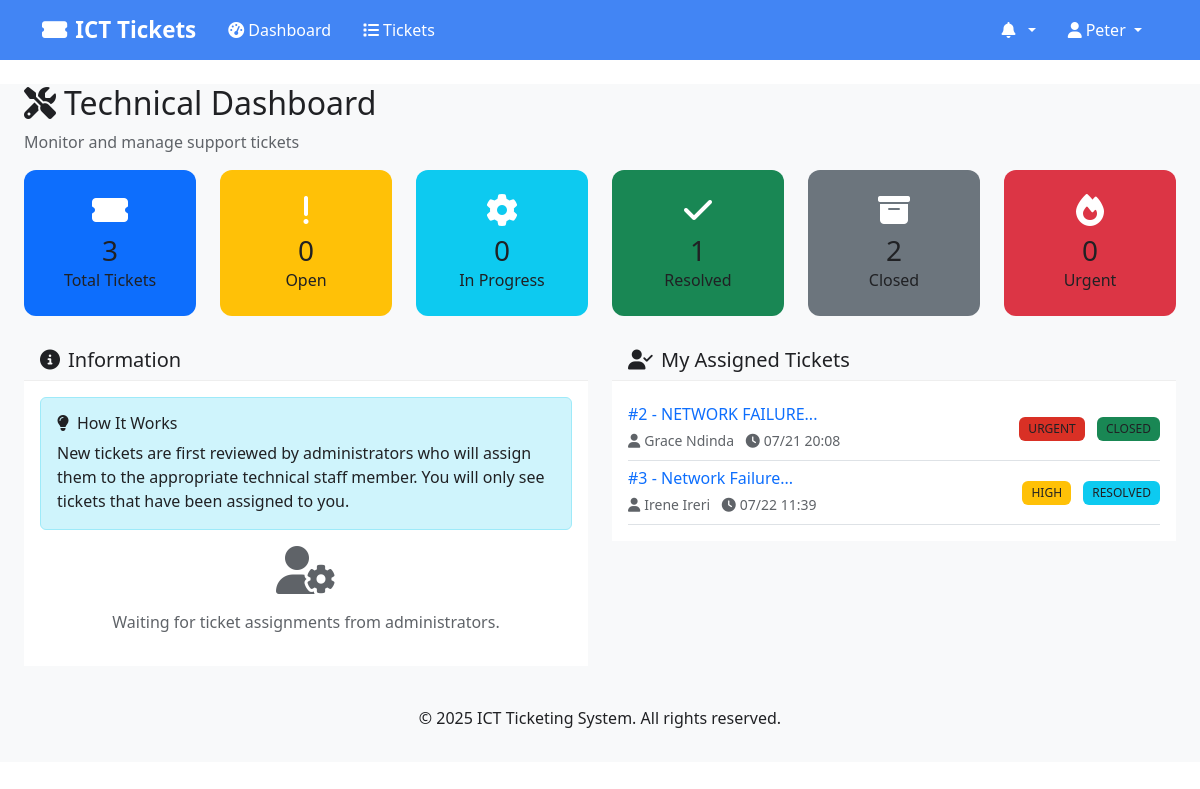
/dashboard (signed in), run on the app's committed database.
### models.py (models this page shows, shortened)
class User(UserMixin, db.Model):
    __tablename__ = 'users'
    id = db.Column(db.Integer, primary_key=True)
    username = db.Column(db.String(80), unique=True, nullable=False)
    email = db.Column(db.String(120), unique=True, nullable=False)
    phone = db.Column(db.String(20), nullable=True)
    password_hash = db.Column(db.String(256), nullable=False)
    first_name = db.Column(db.String(50), nullable=False)
    last_name = db.Column(db.String(50), nullable=False)
    role = db.Column(db.String(20), nullable=False)  # 'user', 'tech', 'admin'
    department_id = db.Column(db.Integer, db.ForeignKey('departments.id'), nullable=True)
    is_active = db.Column(db.Boolean, default=True)
    created_at = db.Column(db.DateTime, default=datetime.utcnow)
    updated_at = db.Column(db.DateTime, default=datetime.utcnow, onupdate=datetime.utcnow)
    department = db.relationship('Department', backref='users')
    created_tickets = db.relationship('Ticket', foreign_keys='Ticket.created_by_id', backref='creator')
    @property
    def full_name(self):
        return f"{self.first_name} {self.last_name}"

class Ticket(db.Model):
    __tablename__ = 'tickets'
    id = db.Column(db.Integer, primary_key=True)
    title = db.Column(db.String(200), nullable=False)
    description = db.Column(db.Text, nullable=False)
    priority = db.Column(db.String(10), nullable=False)  # 'URGENT', 'HIGH', 'MEDIUM', 'LOW'
    status = db.Column(db.String(20), default='OPEN')  # 'OPEN', 'IN_PROGRESS', 'RESOLVED', 'CLOSED'
    category = db.Column(db.String(50), nullable=True)
    location = db.Column(db.String(100), nullable=True)
    unit = db.Column(db.String(50), nullable=True)  # For SWA departments (USHR, LSHR)
    created_by_id = db.Column(db.Integer, db.ForeignKey('users.id'), nullable=False)
    assigned_to_ids = db.Column(db.Text, nullable=True)  # Store comma-separated IDs for multiple assignments
    created_at = db.Column(db.DateTime, default=datetime.utcnow)
    updated_at = db.Column(db.DateTime, default=datetime.utcnow, onupdate=datetime.utcnow)
    resolved_at = db.Column(db.DateTime, nullable=True)
    closed_at = db.Column(db.DateTime, nullable=True)
    due_date = db.Column(db.DateTime, nullable=True)
    comments = db.relationship('TicketComment', backref='ticket', cascade='all, delete-orphan')
    notifications = db.relationship('Notification', backref='ticket', cascade='all, delete-orphan')
    @property
    def priority_color(self):
        colors = {
            'URGENT': 'danger',
            'HIGH': 'warning',
            'MEDIUM': 'info',
            'LOW': 'success'
        }
        return colors.get(self.priority, 'secondary')
    @property
    def status_color(self):
        colors = {
            'OPEN': 'primary',
            'IN_PROGRESS': 'warning',
            'RESOLVED': 'info',
            'CLOSED': 'success'
        }
        return colors.get(self.status, 'secondary')

### routes.py (the view)
@app.route('/dashboard')
@login_required
def dashboard():
    stats = get_ticket_stats()
    if current_user.role == 'admin':
        recent_tickets = Ticket.query.order_by(Ticket.created_at.desc()).limit(5).all()
        unread_notifications = Notification.query.filter_by(user_id=current_user.id, is_read=False).count()
        return render_template('dashboard_admin.html',
                             stats=stats,
                             recent_tickets=recent_tickets,
                             unread_notifications=unread_notifications,
                             User=User, Ticket=Ticket, Department=Department)
    elif current_user.role == 'tech':
        my_tickets = []
        for ticket in Ticket.query.filter(Ticket.assigned_to_ids.isnot(None)).all():
            if str(current_user.id) in ticket.assigned_to_ids.split(','):
                my_tickets.append(ticket)
        unassigned_tickets = Ticket.query.filter_by(assigned_to_ids=None, status='OPEN').all()
        unread_notifications = Notification.query.filter_by(user_id=current_user.id, is_read=False).count()
        return render_template('dashboard_tech.html',
                             stats=stats,
                             my_tickets=my_tickets,
                             unassigned_tickets=unassigned_tickets,
                             unread_notifications=unread_notifications)
    else:
        my_tickets = Ticket.query.filter_by(created_by_id=current_user.id).all()
        unread_notifications = Notification.query.filter_by(user_id=current_user.id, is_read=False).count()
        return render_template('dashboard_user.html',
                             my_tickets=my_tickets,
                             unread_notifications=unread_notifications)

### templates/dashboard_tech.html (shortened to what this page needs)
{% extends "base.html" %}
{% block content %}
<div class="container-fluid">
    <div class="row">
        <div class="col-12">
            <h2><i class="fas fa-tools me-2"></i>Technical Dashboard</h2>
            <p class="text-muted">Monitor and manage support tickets</p>
        </div>
    </div>
    <div class="row mb-4">
        <div class="col-lg-2 col-md-4 col-sm-6">
            <div class="card dashboard-card-total h-100 text-white rounded-3 p-3">
                <div class="card-body text-center">
                    <i class="fas fa-ticket-alt fs-2 mb-2"></i>
                    <h3 class="mb-0">{{ stats.total }}</h3>
                    <p class="mb-0">Total Tickets</p>
                </div>
            </div>
        </div>
        <div class="col-lg-2 col-md-4 col-sm-6">
            <div class="card dashboard-card-open h-100 text-white rounded-3 p-3">
                <div class="card-body text-center">
                    <i class="fas fa-exclamation fs-2 mb-2"></i>
                    <h3 class="mb-0">{{ stats.open }}</h3>
                    <p class="mb-0">Open</p>
                </div>
            </div>
        </div>
        <div class="col-lg-2 col-md-4 col-sm-6">
            <div class="card dashboard-card-inprogress h-100 text-white rounded-3 p-3">
                <div class="card-body text-center">
                    <i class="fas fa-cog fs-2 mb-2"></i>
                    <h3 class="mb-0">{{ stats.in_progress }}</h3>
                    <p class="mb-0">In Progress</p>
                </div>
            </div>
        </div>
        <div class="col-lg-2 col-md-4 col-sm-6">
            <div class="card dashboard-card-resolved h-100 text-white rounded-3 p-3">
                <div class="card-body text-center">
                    <i class="fas fa-check fs-2 mb-2"></i>
                    <h3 class="mb-0">{{ stats.resolved }}</h3>
                    <p class="mb-0">Resolved</p>
                </div>
            </div>
        </div>
        <div class="col-lg-2 col-md-4 col-sm-6">
            <div class="card dashboard-card-closed h-100 text-white rounded-3 p-3">
                <div class="card-body text-center">
                    <i class="fas fa-archive fs-2 mb-2"></i>
                    <h3 class="mb-0">{{ stats.closed }}</h3>
                    <p class="mb-0">Closed</p>
                </div>
            </div>
        </div>
        <div class="col-lg-2 col-md-4 col-sm-6">
            <div class="card dashboard-card-urgent h-100 text-white rounded-3 p-3">
                <div class="card-body text-center">
                    <i class="fas fa-fire fs-2 mb-2"></i>
                    <h3 class="mb-0">{{ stats.urgent }}</h3>
                    <p class="mb-0">Urgent</p>
                </div>
            </div>
        </div>
    </div>
    <div class="row">
        <div class="col-lg-6 mb-4">
            <div class="card">
                <div class="card-header bg-warning text-white">
                    <h5 class="mb-0"><i class="fas fa-info-circle me-2"></i>Information</h5>
                </div>
                <div class="card-body">
                    <div class="alert alert-info">
                        <h6><i class="fas fa-lightbulb me-2"></i>How It Works</h6>
                        <p class="mb-0">New tickets are first reviewed by administrators who will assign them to the appropriate technical staff member. You will only see tickets that have been assigned to you.</p>
                    </div>
                    <div class="text-center">
                        <i class="fas fa-user-cog fa-3x text-muted mb-3"></i>
                        <p class="text-muted">Waiting for ticket assignments from administrators.</p>
                    </div>
                </div>
            </div>
        </div>
        <div class="col-lg-6 mb-4">
            <div class="card">
                <div class="card-header bg-info text-white">
                    <h5 class="mb-0"><i class="fas fa-user-check me-2"></i>My Assigned Tickets</h5>
                </div>
                <div class="card-body">
                    {% if my_tickets %}
                    {% for ticket in my_tickets[:5] %}
                    <div class="d-flex justify-content-between align-items-center py-2 border-bottom">
                        <div class="flex-grow-1">
                            <h6 class="mb-1">
                                <a href="{{ url_for('view_ticket', ticket_id=ticket.id) }}" class="text-decoration-none">
                                    #{{ ticket.id }} - {{ ticket.title[:50] }}...
                                </a>
                            </h6>
                            <small class="text-muted">
                                <i class="fas fa-user me-1"></i>{{ ticket.creator.full_name }}
                                <i class="fas fa-clock ms-2 me-1"></i>{{ ticket.created_at.strftime('%m/%d %H:%M') }}
                            </small>
                        </div>
                        <div class="ms-3">
                            <span class="badge bg-{{ ticket.priority_color }} me-2">{{ ticket.priority }}</span>
                            <span class="badge bg-{{ ticket.status_color }}">{{ ticket.status.replace('_', ' ') }}</span>
                        </div>
                    </div>
                    {% endfor %}
                    {% else %}
                    <div class="text-center py-3">
                        <i class="fas fa-inbox fs-2 text-muted mb-2"></i>
                        <p class="text-muted mb-0">No assigned tickets</p>
                    </div>
                    {% endif %}
                </div>
            </div>
        </div>
    </div>
</div>
{% endblock %}

### templates/base.html (shortened to what this page needs)
<!DOCTYPE html>
<html lang="en">
<head>
    <link href="https://cdn.jsdelivr.net/npm/bootstrap@5.3.0/dist/css/bootstrap.min.css" rel="stylesheet">
    <link href="https://cdnjs.cloudflare.com/ajax/libs/font-awesome/6.4.0/css/all.min.css" rel="stylesheet">
    <link href="{{ url_for('static', filename='css/style.css') }}" rel="stylesheet">
</head>
<body>
    <nav class="navbar navbar-expand-lg shadow-sm" style="background-color: #4285f4 !important;">
        <div class="container" style="background-color: #4285f4;">
            <a class="navbar-brand" href="{{ url_for('dashboard' if current_user.is_authenticated else 'index') }}" style="color: #ffffff !important; font-weight: 600;">
                <i class="fas fa-ticket-alt me-2"></i>ICT Tickets
            </a>
            {% if current_user.is_authenticated %}
            <div class="collapse navbar-collapse" id="navbarNav">
                <ul class="navbar-nav me-auto">
                    <li class="nav-item">
                        <a class="nav-link" href="{{ url_for('dashboard') }}" style="color: #ffffff !important; font-weight: 500;">
                            <i class="fas fa-tachometer-alt me-1"></i>Dashboard
                        </a>
                    </li>
                    <li class="nav-item">
                        <a class="nav-link" href="{{ url_for('list_tickets') }}" style="color: #ffffff !important; font-weight: 500;">
                            <i class="fas fa-list me-1"></i>Tickets
                        </a>
                    </li>
                </ul>
                <ul class="navbar-nav">
                    <li class="nav-item dropdown">
                        <a class="nav-link dropdown-toggle" href="#" role="button" data-bs-toggle="dropdown" style="color: #ffffff !important; font-weight: 500;">
                            <i class="fas fa-bell me-1"></i>
                            {% set unread_count = 0 %}
                            {% if current_user.notifications is defined and current_user.notifications %}
                                {% set unread_count = current_user.notifications|selectattr('is_read', 'equalto', False)|list|length %}
                            {% endif %}
                        </a>
                            {% set recent_notifications = [] %}
                            {% if current_user.notifications is defined and current_user.notifications %}
                                {% set recent_notifications = current_user.notifications[:5] %}
                            {% endif %}
                    </li>
                    <li class="nav-item dropdown">
                        <a class="nav-link dropdown-toggle" href="#" role="button" data-bs-toggle="dropdown" style="color: #ffffff !important; font-weight: 500;">
                            <i class="fas fa-user me-1"></i>{{ current_user.first_name }}
                        </a>
                    </li>
                </ul>
            </div>
            {% endif %}
        </div>
    </nav>
    <main class="container-fluid mt-4">
        {% block content %}{% endblock %}
    </main>
    <footer class="bg-light text-center text-muted py-3 mt-5">
        <div class="container">
            <p>&copy; 2025 ICT Ticketing System. All rights reserved.</p>
        </div>
    </footer>
</body>
</html>

### data on the page
User: first_name "Peter"
Ticket: id "2", title "NETWORK FAILURE", creator.full_name "Grace Ndinda", created_at "07/21 20:08", priority "URGENT", status.replace "CLOSED"
Ticket: id "3", title "Network Failure", creator.full_name "Irene Ireri", created_at "07/22 11:39", priority "HIGH", status.replace "RESOLVED"

### other printed values
{{ stats.total }} "3"
{{ stats.open }} "0"
{{ stats.in_progress }} "0"
{{ stats.resolved }} "1"
{{ stats.closed }} "2"
{{ stats.urgent }} "0"
